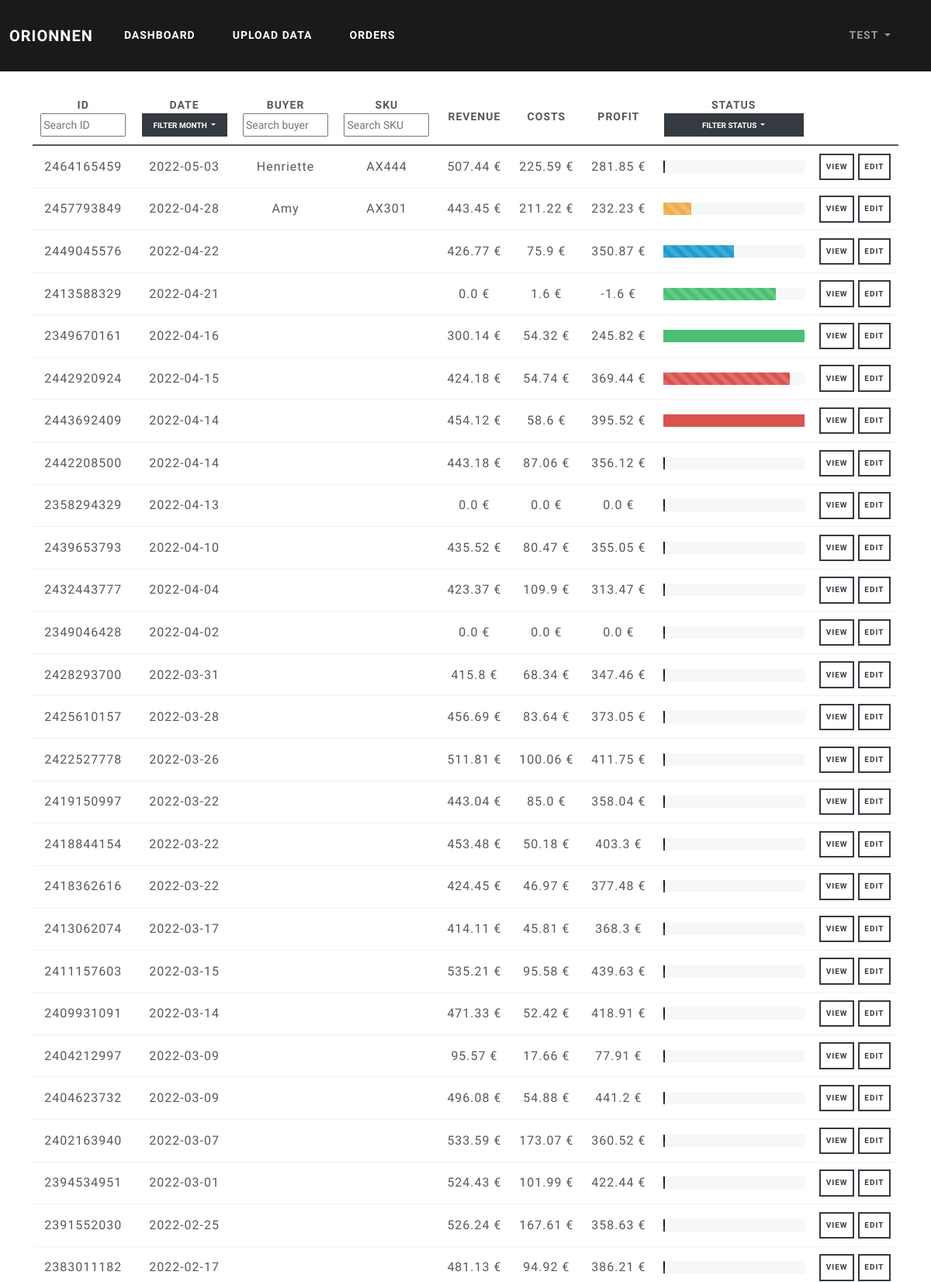
Page /orders (signed in, upper part) on the committed database.
### orionnen/models.py (models this page shows, shortened)
class User(db.Model, UserMixin):
    id = db.Column(db.Integer, primary_key=True)
    username = db.Column(db.String(20), unique=True, nullable=False)
    email = db.Column(db.String(120), unique=True, nullable=False)
    password = db.Column(db.String(60), nullable=False)
    orders = db.relationship('Order', backref='author', lazy=True)

class Order(db.Model):
    id = db.Column(db.Integer, primary_key=True)
    user_id = db.Column(db.Integer, db.ForeignKey('user.id'), nullable=False)
    order_id = db.Column(db.Integer, unique=True, nullable=False)
    sku = db.Column(db.String(20), default='Not Specified')
    buyer = db.Column(db.String(20), default='Not Specified')
    date = db.Column(db.Date, nullable=False)
    note = db.Column(db.String(20), default='No Note')
    status = db.Column(db.String(20), default='Ordered')
    revenue = db.Column(db.Float, default=0)
    refund = db.Column(db.Float, default=0)
    net_revenue = db.Column(db.Float, default=0)
    proc_fee = db.Column(db.Float, default=0)
    cred_proc_fee = db.Column(db.Float, default=0)
    net_proc_fee = db.Column(db.Float, default=0)
    trans_trans_fee = db.Column(db.Float, default=0)
    cred_trans_trans_fee = db.Column(db.Float, default=0)
    ship_trans_fee = db.Column(db.Float, default=0)
    cred_ship_trans_fee = db.Column(db.Float, default=0)
    ad_fee = db.Column(db.Float, default=0)
    cred_ad_fee = db.Column(db.Float, default=0)
    net_ad_fee = db.Column(db.Float, default=0)
    vat_ad = db.Column(db.Float, default=0)
    cred_vat_ad = db.Column(db.Float, default=0)
    vat_proc_fee = db.Column(db.Float, default=0)
    cred_vat_proc_fee = db.Column(db.Float, default=0)
    vat_trans = db.Column(db.Float, default=0)
    cred_vat_trans = db.Column(db.Float, default=0)
    vat_ship_trans = db.Column(db.Float, default=0)
    cred_vat_ship_trans = db.Column(db.Float, default=0)
    tax = db.Column(db.Float, default=0)
    cred_tax = db.Column(db.Float, default=0)
    net_tax = db.Column(db.Float, default=0)
    trans_fee = db.Column(db.Float, default=0)
    cred_trans_fee = db.Column(db.Float, default=0)
    net_trans_fee = db.Column(db.Float, default=0)
    vat = db.Column(db.Float, default=0)
    cred_vat = db.Column(db.Float, default=0)
    net_vat = db.Column(db.Float, default=0)
    etsy_costs = db.Column(db.Float, default=0)
    prod_costs = db.Column(db.Float, default=0)
    ship_costs = db.Column(db.Float, default=0)
    undef_costs = db.Column(db.Float, default=0)
    other_costs = db.Column(db.Float, default=0)
    costs = db.Column(db.Float, default=0)
    profit = db.Column(db.Float, default=0)

### orionnen/routes.py (the view)
@app.route('/orders', methods=['GET', 'POST'])
@login_required
def show_orders():
    orders = db.session.query(Order).filter_by(author=current_user).order_by(Order.date.desc())
    month = 'all'
    return render_template("orders.html", orders=orders, month=month)

### orionnen/models.py (called while the page is built)
@login_manager.user_loader
def load_user(user_id):
    return User.query.get(int(user_id))

### orionnen/templates/orders.html (shortened to what this page needs)
{% extends "base.html" %}
{% block content %}
    <table id="Orders" class="table table-hover">
        <tr class="header">
          <th>
              ID<br>
              <input type="text" id="ID" onkeyup="filter_ID()" placeholder="Search ID" style="width: 110px; height: 30px;">
          </th>
          <th>
              Date<br>
              <div class="dropdown">
                    <button class="btn btn-dark btn-sm dropdown-toggle" type="button" id="dropdownMenuButton1" data-bs-toggle="dropdown" aria-expanded="false" style="width: 110px; height: 30px;">
                        Filter month
                    </button>
              </div>
          </th>
          <th>
              Buyer<br>
              <input type="text" id="Buyer" onkeyup="filter_buyer()" placeholder="Search buyer" style="width: 110px; height: 30px;">
          </th>
          <th>
              SKU<br>
              <input type="text" id="SKU" onkeyup="filter_SKU()" placeholder="Search SKU" style="width: 110px; height: 30px;">
          </th>
          <th>Revenue</th>
          <th>Costs</th>
          <th>Profit</th>
          <th>
              Status
              <div class="dropdown">
                    <button class="btn btn-dark btn-sm dropdown-toggle" style="width: 180px; height: 30px;";" type="button" id="dropdownMenuButton1" data-bs-toggle="dropdown" aria-expanded="false">
                        Filter status
                    </button>
                </div>
          </th>
          <th></th>
        </tr>
      <tbody>
        {% for order in orders %}
            <tr>
                <td style="text-align:center; vertical-align:middle">{{ order.order_id }}</td>
                <td style="text-align:center; vertical-align:middle">{{ order.date }}</td>
                <td style="text-align:center; vertical-align:middle">{{ order.buyer }}</td>
                <td style="text-align:center; vertical-align:middle">{{ order.sku }}</td>
                <td style="text-align:center; vertical-align:middle">{{ order.net_revenue }} €</td>
                <td style="text-align:center; vertical-align:middle">{{ order.costs }} €</td>
                <td style="text-align:center; vertical-align:middle">{{ order.profit }} €</td>
                <td style="text-align:center; vertical-align:middle">
                    <div class="progress">
                      {% if order.status == 'Under production' %}
                        <div class="progress-bar progress-bar-striped progress-bar-animated bg-warning" role="progressbar" aria-valuenow="20" aria-valuemin="0" aria-valuemax="100" style="width: 20%;"></div>
                      {% endif %}
                      {% if order.status == 'Shipped to warehouse' %}
                        <div class="progress-bar progress-bar-striped progress-bar-animated bg-info" role="progressbar" aria-valuenow="40" aria-valuemin="0" aria-valuemax="100" style="width: 50%;"></div>
                      {% endif %}
                      {% if order.status == 'Shipped to buyer' %}
                        <div class="progress-bar progress-bar-striped progress-bar-animated bg-success" role="progressbar" aria-valuenow="80" aria-valuemin="0" aria-valuemax="100" style="width: 80%;"></div>
                      {% endif %}
                      {% if order.status == 'Delivered' %}
                        <div class="progress-bar bg-success" role="progressbar" aria-valuenow="100" aria-valuemin="0" aria-valuemax="100" style="width: 100%;"></div>
                      {% endif %}
                      {% if order.status == 'Waiting for return' %}
                        <div class="progress-bar progress-bar-striped progress-bar-animated bg-danger" role="progressbar" aria-valuenow="80" aria-valuemin="0" aria-valuemax="100" style="width: 90%;"></div>
                      {% endif %}
                      {% if order.status == 'Canceled' %}
                        <div class="progress-bar bg-danger" role="progressbar" aria-valuenow="100" aria-valuemin="0" aria-valuemax="100" style="width: 100%;"></div>
                      {% endif %}
                    </div>
                </td>
                <td align="center"><a class="btn btn-outline-dark btn-sm" href="{{ url_for('view_order', order_id=order.order_id) }}">View</a> <a class="btn btn-outline-dark btn-sm" href="{{ url_for('edit_order', order_id=order.order_id) }}">Edit</a></td>
            </tr>
        {% endfor %}
      </tbody>
    </table>
{% endblock %}

### orionnen/templates/navbar.html (shortened to what this page needs)
      <nav class="navbar navbar-expand-lg navbar-dark bg-primary">
        <div class="container-fluid">
          <a class="navbar-brand" href="/">Orionnen</a>
          <div class="collapse navbar-collapse" id="navbarColor01">
            <div class="navbar-nav mr-auto">
              {% if current_user.is_authenticated %}
              <a class="nav-item nav-link active" href="{{ url_for('dashboard') }}">Dashboard</a>
              <a class="nav-item nav-link active" href="{{ url_for('upload') }}">Upload data</a>
              <a class="nav-item nav-link active" href="{{ url_for('show_orders') }}">Orders</a>
              {% else %}
              <a class="nav-item nav-link active" href="{{ url_for('login') }}">Login</a>
              <a class="nav-item nav-link active" href="{{ url_for('register') }}">Register</a>
              {% endif %}
            </div>
          </div>
          <div class="navbar-nav mr-auto">
            {% if current_user.is_authenticated %}
            <li class="nav-item dropdown">
              <a class="nav-link dropdown-toggle" data-bs-toggle="dropdown" href="#" role="button" aria-haspopup="true" aria-expanded="false">
                {{ current_user.username }}
              </a>
            </li>
            {% endif %}
          </div>
        </div>
      </nav>

### rows in the picture
User: username "TEST"
Order: order_id "2464165459", date "2022-05-03", buyer "Henriette", sku "AX444", net_revenue "507.44", costs "225.59", profit "281.85"
Order: order_id "2457793849", date "2022-04-28", buyer "Amy", sku "AX301", net_revenue "443.45", costs "211.22", profit "232.23", status "Under production" (drawn)
Order: order_id "2449045576", date "2022-04-22", net_revenue "426.77", costs "75.9", profit "350.87"
Order: order_id "2413588329", date "2022-04-21", net_revenue "0.0", costs "1.6", profit "-1.6", status "Shipped to buyer" (drawn)
Order: order_id "2349670161", date "2022-04-16", net_revenue "300.14", costs "54.32", profit "245.82", status "Delivered" (drawn)
Order: order_id "2442920924", date "2022-04-15", net_revenue "424.18", costs "54.74", profit "369.44"
Order: order_id "2443692409", date "2022-04-14", net_revenue "454.12", costs "58.6", profit "395.52", status "Canceled" (drawn)
Order: order_id "2442208500", date "2022-04-14", net_revenue "443.18", costs "87.06", profit "356.12"
Order: order_id "2358294329", date "2022-04-13", net_revenue "0.0", costs "0.0", profit "0.0"
Order: order_id "2439653793", date "2022-04-10", net_revenue "435.52", costs "80.47", profit "355.05"
Order: order_id "2432443777", date "2022-04-04", net_revenue "423.37", costs "109.9", profit "313.47"
Order: order_id "2349046428", date "2022-04-02", net_revenue "0.0", costs "0.0", profit "0.0"
Order: order_id "2428293700", date "2022-03-31", net_revenue "415.8", costs "68.34", profit "347.46"
Order: order_id "2425610157", date "2022-03-28", net_revenue "456.69", costs "83.64", profit "373.05"
Order: order_id "2422527778", date "2022-03-26", net_revenue "511.81", costs "100.06", profit "411.75"
Order: order_id "2419150997", date "2022-03-22", net_revenue "443.04", costs "85.0", profit "358.04"
Order: order_id "2418844154", date "2022-03-22", net_revenue "453.48", costs "50.18", profit "403.3"
Order: order_id "2418362616", date "2022-03-22", net_revenue "424.45", costs "46.97", profit "377.48"
Order: order_id "2413062074", date "2022-03-17", net_revenue "414.11", costs "45.81", profit "368.3"
Order: order_id "2411157603", date "2022-03-15", net_revenue "535.21", costs "95.58", profit "439.63"
Order: order_id "2409931091", date "2022-03-14", net_revenue "471.33", costs "52.42", profit "418.91"
Order: order_id "2404212997", date "2022-03-09", net_revenue "95.57", costs "17.66", profit "77.91"
Order: order_id "2404623732", date "2022-03-09", net_revenue "496.08", costs "54.88", profit "441.2"
Order: order_id "2402163940", date "2022-03-07", net_revenue "533.59", costs "173.07", profit "360.52"
Order: order_id "2394534951", date "2022-03-01", net_revenue "524.43", costs "101.99", profit "422.44"
Order: order_id "2391552030", date "2022-02-25", net_revenue "526.24", costs "167.61", profit "358.63"
Order: order_id "2383011182", date "2022-02-17", net_revenue "481.13", costs "94.92", profit "386.21"
